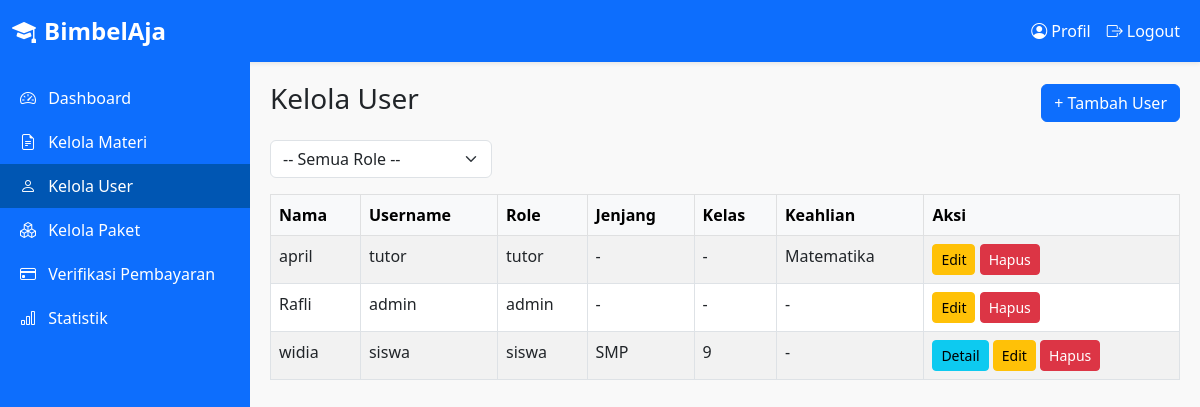
The app's page /admin/kelola_user.php (signed in) with its own data.
### tables this page shows
CREATE TABLE `users` (
  `id` int(11) NOT NULL,
  `username` varchar(50) NOT NULL,
  `password` varchar(255) NOT NULL,
  `role` enum('admin','siswa','tutor') NOT NULL,
  `nama` varchar(100) DEFAULT NULL,
  `keahlian` varchar(100) DEFAULT NULL,
  `kelas` varchar(10) DEFAULT NULL,
  `jenjang` varchar(20) DEFAULT NULL
);

### admin/kelola_user.php (the view, shortened to what this page needs)
<?php
include '../config/database.php';
include '../includes/admin_header.php';
$sql = "SELECT * FROM users WHERE 1=1";
$sql .= " ORDER BY nama ASC";
$result = mysqli_query($conn, $sql);
?>
<div class="content">
  <div class="d-flex justify-content-between align-items-center mb-3">
    <h3>Kelola User</h3>
    <button class="btn btn-primary" data-bs-toggle="modal" data-bs-target="#modalUser">+ Tambah User</button>
  </div>
  <form method="GET" class="row g-2 mb-3">
    <div class="col-md-3">
      <select name="role" class="form-select" onchange="this.form.submit()">
        <option value="">-- Semua Role --</option>
      </select>
    </div>
  </form>
  <div class="table-responsive">
    <table class="table table-bordered table-striped">
      <thead class="table-light">
        <tr>
          <th>Nama</th>
          <th>Username</th>
          <th>Role</th>
          <th>Jenjang</th>
          <th>Kelas</th>
          <th>Keahlian</th>
          <th>Aksi</th>
        </tr>
      </thead>
      <tbody>
        <?php if (mysqli_num_rows($result) > 0): ?>
          <?php while($row = mysqli_fetch_assoc($result)): ?>
            <tr>
              <td><?= htmlspecialchars($row['nama']) ?></td>
              <td><?= htmlspecialchars($row['username']) ?></td>
              <td><?= $row['role'] ?></td>
              <td><?= $row['role'] === 'siswa' ? $row['jenjang'] : '-' ?></td>
              <td><?= $row['role'] === 'siswa' ? $row['kelas'] : '-' ?></td>
              <td><?= $row['role'] === 'tutor' ? $row['keahlian'] : '-' ?></td>
              <td>
                <?php if ($row['role'] === 'siswa'): ?>
                  <a href="kelola_siswa.php?id=<?= $row['id'] ?>" class="btn btn-sm btn-info">Detail</a>
                <?php endif; ?>
                <a href="edit_user.php?id=<?= $row['id'] ?>" class="btn btn-sm btn-warning">Edit</a>
                <a href="?hapus=<?= $row['id'] ?>" class="btn btn-sm btn-danger" onclick="return confirm('Yakin hapus user ini?')">Hapus</a>
              </td>
            </tr>
          <?php endwhile; ?>
        <?php else: ?>
          <tr><td colspan="7" class="text-center">Tidak ada data user.</td></tr>
        <?php endif; ?>
      </tbody>
    </table>
  </div>
</div>
<?php include '../includes/admin_footer.php'; ?>

### includes/admin_header.php (style rules this page uses)
body { font-family: 'Segoe UI', sans-serif; background-color: #f9f9f9; }
.content { margin-left: 250px; padding: 20px; }

### records on screen
users: nama "april", username "tutor", role "tutor", keahlian "Matematika"
users: nama "Rafli", username "admin", role "admin"
users: nama "widia", username "siswa", role "siswa", jenjang "SMP", kelas "9"
